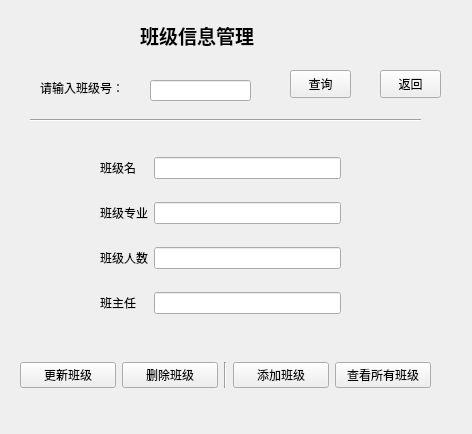
<?xml version="1.0" encoding="UTF-8"?>
<ui version="4.0">
 <class>classInfoManage</class>
 <widget class="QWidget" name="classInfoManage">
  <property name="geometry">
   <rect>
    <x>0</x>
    <y>0</y>
    <width>472</width>
    <height>434</height>
   </rect>
  </property>
  <property name="windowTitle">
   <string>Form</string>
  </property>
  <widget class="QLabel" name="label">
   <property name="geometry">
    <rect>
     <x>140</x>
     <y>10</y>
     <width>171</width>
     <height>51</height>
    </rect>
   </property>
   <property name="font">
    <font>
     <family>Arial</family>
     <pointsize>14</pointsize>
     <weight>75</weight>
     <bold>true</bold>
    </font>
   </property>
   <property name="text">
    <string>班级信息管理</string>
   </property>
  </widget>
  <widget class="Line" name="line">
   <property name="geometry">
    <rect>
     <x>30</x>
     <y>110</y>
     <width>391</width>
     <height>20</height>
    </rect>
   </property>
   <property name="orientation">
    <enum>Qt::Horizontal</enum>
   </property>
  </widget>
  <widget class="QLabel" name="label_2">
   <property name="geometry">
    <rect>
     <x>40</x>
     <y>80</y>
     <width>111</width>
     <height>16</height>
    </rect>
   </property>
   <property name="text">
    <string>请输入班级号：</string>
   </property>
  </widget>
  <widget class="QLineEdit" name="classId_lineEdit">
   <property name="geometry">
    <rect>
     <x>150</x>
     <y>80</y>
     <width>101</width>
     <height>21</height>
    </rect>
   </property>
  </widget>
  <widget class="QPushButton" name="search_button">
   <property name="geometry">
    <rect>
     <x>290</x>
     <y>70</y>
     <width>61</width>
     <height>28</height>
    </rect>
   </property>
   <property name="text">
    <string>查询</string>
   </property>
  </widget>
  <widget class="QPushButton" name="back_button">
   <property name="geometry">
    <rect>
     <x>380</x>
     <y>70</y>
     <width>61</width>
     <height>28</height>
    </rect>
   </property>
   <property name="text">
    <string>返回</string>
   </property>
  </widget>
  <widget class="QWidget" name="">
   <property name="geometry">
    <rect>
     <x>100</x>
     <y>140</y>
     <width>241</width>
     <height>191</height>
    </rect>
   </property>
   <layout class="QGridLayout" name="gridLayout">
    <item row="0" column="0">
     <widget class="QLabel" name="label_3">
      <property name="text">
       <string>班级名</string>
      </property>
     </widget>
    </item>
    <item row="0" column="1">
     <widget class="QLineEdit" name="className_lineEdit"/>
    </item>
    <item row="1" column="0">
     <widget class="QLabel" name="label_4">
      <property name="text">
       <string>班级专业</string>
      </property>
     </widget>
    </item>
    <item row="1" column="1">
     <widget class="QLineEdit" name="classMajor_Edit"/>
    </item>
    <item row="2" column="0">
     <widget class="QLabel" name="label_5">
      <property name="text">
       <string>班级人数</string>
      </property>
     </widget>
    </item>
    <item row="2" column="1">
     <widget class="QLineEdit" name="classNum_lineEdit"/>
    </item>
    <item row="3" column="0">
     <widget class="QLabel" name="label_6">
      <property name="text">
       <string>班主任</string>
      </property>
     </widget>
    </item>
    <item row="3" column="1">
     <widget class="QLineEdit" name="classMaster_lineEdit"/>
    </item>
   </layout>
  </widget>
  <widget class="QWidget" name="">
   <property name="geometry">
    <rect>
     <x>20</x>
     <y>360</y>
     <width>411</width>
     <height>30</height>
    </rect>
   </property>
   <layout class="QGridLayout" name="gridLayout_2">
    <item row="0" column="0">
     <widget class="QPushButton" name="update_button">
      <property name="text">
       <string>更新班级</string>
      </property>
     </widget>
    </item>
    <item row="0" column="1">
     <widget class="QPushButton" name="delete_button">
      <property name="text">
       <string>删除班级</string>
      </property>
     </widget>
    </item>
    <item row="0" column="4">
     <widget class="QPushButton" name="listAll_button">
      <property name="text">
       <string>查看所有班级</string>
      </property>
     </widget>
    </item>
    <item row="0" column="3">
     <widget class="QPushButton" name="add_button">
      <property name="text">
       <string>添加班级</string>
      </property>
     </widget>
    </item>
    <item row="0" column="2">
     <widget class="Line" name="line_2">
      <property name="orientation">
       <enum>Qt::Vertical</enum>
      </property>
     </widget>
    </item>
   </layout>
  </widget>
 </widget>
 <resources/>
 <connections/>
</ui>
